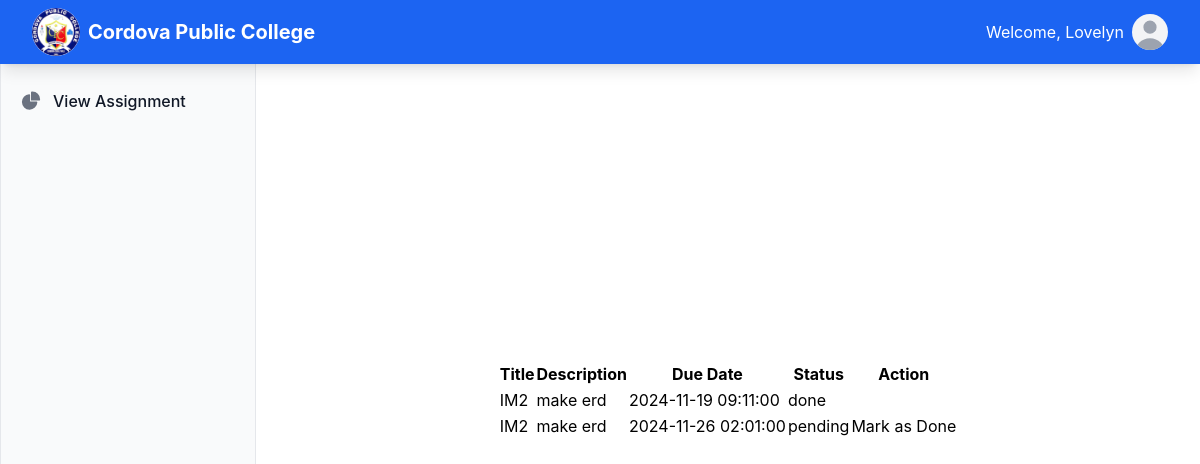
/views/viewGrade.php (signed in), run on the app's committed database.
### tables this page shows
CREATE TABLE `user_info` (
  `id` int(11) NOT NULL,
  `user_id` int(11) NOT NULL,
  `first_name` varchar(50) NOT NULL,
  `last_name` varchar(50) NOT NULL,
  `email` varchar(100) NOT NULL,
  `address` varchar(100) NOT NULL,
  `contact_number` varchar(20) NOT NULL,
  `birthday` date DEFAULT NULL,
  `created_at` timestamp NOT NULL DEFAULT current_timestamp(),
  `updated_at` timestamp NOT NULL DEFAULT current_timestamp() ON UPDATE current_timestamp()
);

CREATE TABLE `assignments` (
  `id` int(11) NOT NULL,
  `student_id` int(11) NOT NULL,
  `title` varchar(255) NOT NULL,
  `description` text DEFAULT NULL,
  `due_date` datetime DEFAULT NULL,
  `status` enum('pending','done') DEFAULT 'pending'
);

### models/userInfo.php (called while the page is built, shortened)
<?php
class UserInfo {
    private $conn;
    public function __construct($db) {
        $this->conn = $db;
    }
    public function getByUserId($user_id) {
        $query = "SELECT * FROM user_info WHERE user_id = :user_id LIMIT 1";
        $stmt = $this->conn->prepare($query);
        $stmt->bindParam(':user_id', $user_id);
        $stmt->execute();
        return $stmt->fetch(PDO::FETCH_ASSOC);
    }
}
?>

### models/assignment.php (called while the page is built, shortened)
<?php
class Assignment {
    private $conn;
    private $table_name = "assignments";
    public function __construct($db) {
        $this->conn = $db;
    }
    public function getByStudentId($student_id) {
        $query = "SELECT * FROM " . $this->table_name . " WHERE student_id = :student_id";
        $stmt = $this->conn->prepare($query);
        $stmt->bindParam(':student_id', $student_id);
        $stmt->execute();
        return $stmt->fetchAll(PDO::FETCH_ASSOC);
    }
}
?>

### views/viewGrade.php (the view, shortened to what this page needs)
<?php $title = "Assign"; include "../partials/header.php"; ?>
<?php include "../components/navbar.php";
$database= new Database();
$db = $database->connect();
$student_id = $_SESSION['user_id'];
$assignment = new Assignment($db);
$assignments = $assignment->getByStudentId($student_id);
?>
<div class="flex">
    <div><?php include "../components/sidebarStudent.php" ?></div>
    <div class="flex items-center justify-center h-screen  h-screen w-full" style="margin-left: 16rem">
        <table>
            <thead>
                <tr>
                    <th>Title</th>
                    <th>Description</th>
                    <th>Due Date</th>
                    <th>Status</th>
                    <th>Action</th>
                </tr>
            </thead>
            <tbody>
                <?php foreach ($assignments as $assignment): ?>
                <tr>
                    <td><?php echo htmlspecialchars($assignment['title']); ?></td>
                    <td><?php echo htmlspecialchars($assignment['description']); ?></td>
                    <td><?php echo htmlspecialchars($assignment['due_date']); ?></td>
                    <td><?php echo htmlspecialchars($assignment['status']); ?></td>
                    <td>
                        <?php if ($assignment['status'] !== 'done'): ?>
                        <button class="mark-done" data-id="<?php echo $assignment['id']; ?>">Mark as Done</button>
                        <?php endif; ?>
                    </td>
                </tr>
                <?php endforeach; ?>
            </tbody>
        </table>
    </div>
</div>
<?php include "../partials/footer.php"; ?>

### components/navbar.php (shortened to what this page needs)
<?php
require_once "../models/userInfo.php";
$database = new Database();
$db = $database->connect();
$userInfoModel = new UserInfo($db);
$user_id = $_SESSION['user_id'];
$userInfo = $userInfoModel->getByUserId($user_id);
?>
<nav class="bg-blue-600 shadow-lg fixed inset-x-0 z-50" role="navigation" aria-label="Main navigation">
    <div class="max-w-7xl mx-auto px-4 sm:px-6 lg:px-8">
        <div class="flex justify-between items-center h-16">
            <div class="flex-shrink-0 flex items-center gap-2">
                <img src="../img/cpc2.png" alt="Logo" class="bg-white rounded-full h-12 w-12">
                <a href="#" class="text-xl font-bold text-white">Cordova Public College</a>
            </div>
            <div class="hidden md:flex space-x-6 text-white flex items-center gap-2">
                <?php echo "Welcome, " . $userInfo["first_name"];?>
                <button id="dropdownDefaultButton" data-dropdown-toggle="dropdown"
                    class="text-white focus:outline-none font-medium rounded-lg text-sm  py-2.5 text-center inline-flex items-center"
                    type="button" aria-expanded="false" aria-controls="dropdown">
                    <div class="relative w-9 h-9 overflow-hidden bg-gray-100 rounded-full dark:bg-gray-600">
                        <svg class="absolute w-11 h-11 text-gray-400 -left-1" fill="currentColor" viewBox="0 0 20 20"
                            xmlns="http://www.w3.org/2000/svg">
                            <path fill-rule="evenodd" d="M10 9a3 3 0 100-6 3 3 0 000 6zm-7 9a7 7 0 1114 0H3z"
                                clip-rule="evenodd"></path>
                        </svg>
                    </div>
                </button>
            </div>
        </div>
    </div>
</nav>

### data on the page
user_info: first_name "Lovelyn"
assignments: title "IM2", description "make erd", due_date "2024-11-19 09:11:00", status "done"
assignments: title "IM2", description "make erd", due_date "2024-11-26 02:01:00", status "pending"
